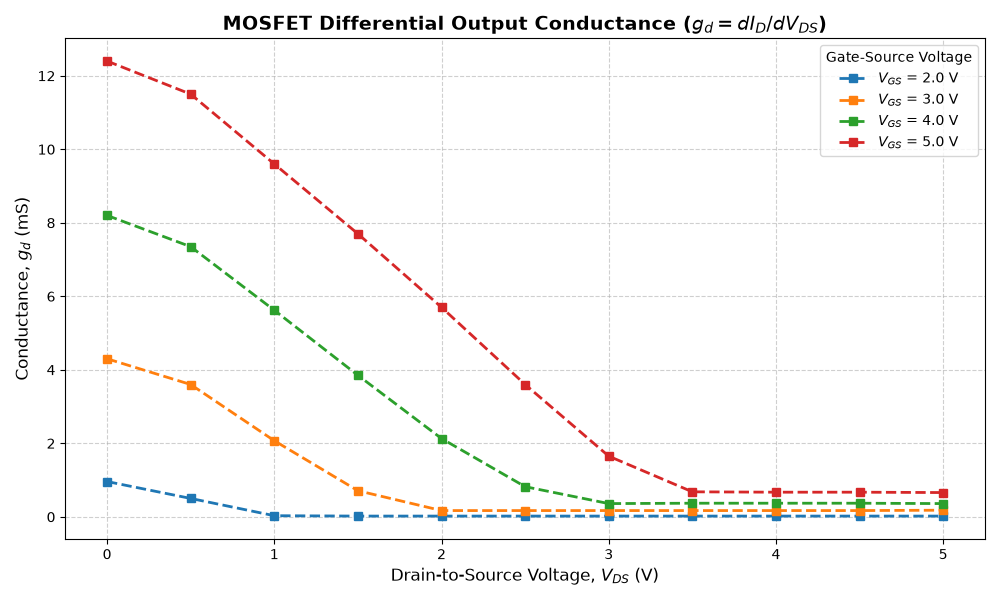

Source code (Python):
import pandas as pd
import matplotlib.pyplot as plt
import numpy as np

file_path = r"C:\Users\Satya\Desktop\LABS\EDA TASKS\Electrical Data\MOSFET_ID_VDS.csv"

df = pd.read_csv(file_path)
print("Columns:", df.columns)

plt.figure(2, figsize=(10, 6))

highest_vgs = df['V_GS (V)'].max()
ro_kohm = None

for v_gs, group in df.groupby('V_GS (V)'):
    group = group.sort_values('V_DS (V)')
    v_ds = group['V_DS (V)'].values
    i_d = group['I_D (mA)'].values

    gd = np.gradient(i_d, v_ds)  # mA/V = mS

    plt.plot(v_ds, gd, marker='s', linestyle='--', linewidth=2,
             label=f'$V_{{GS}}$ = {v_gs} V')

    if v_gs == highest_vgs:
        # take gd in saturation: average of the last few points (highest V_DS)
        gd_sat = np.mean(gd[-5:])
        ro_kohm = 1 / gd_sat  # mA/V -> kOhm directly (mS <-> 1/kOhm)

plt.title(
    'MOSFET Differential Output Conductance ($g_d = dI_D/dV_{DS}$)', fontsize=14, fontweight='bold')
plt.xlabel('Drain-to-Source Voltage, $V_{DS}$ (V)', fontsize=12)
plt.ylabel('Conductance, $g_d$ (mS)', fontsize=12)
plt.legend(title='Gate-Source Voltage', loc='upper right')
plt.grid(True, linestyle='--', alpha=0.6)
plt.tight_layout()
plt.savefig('gd_vds.png', dpi=300)

print(f"\nAt the highest V_GS = {highest_vgs} V:")
print(f"g_d (saturation) = {1/ro_kohm:.4f} mS")
print(f"r_o = 1/g_d = {ro_kohm:.2f} kOhm")

plt.show()
